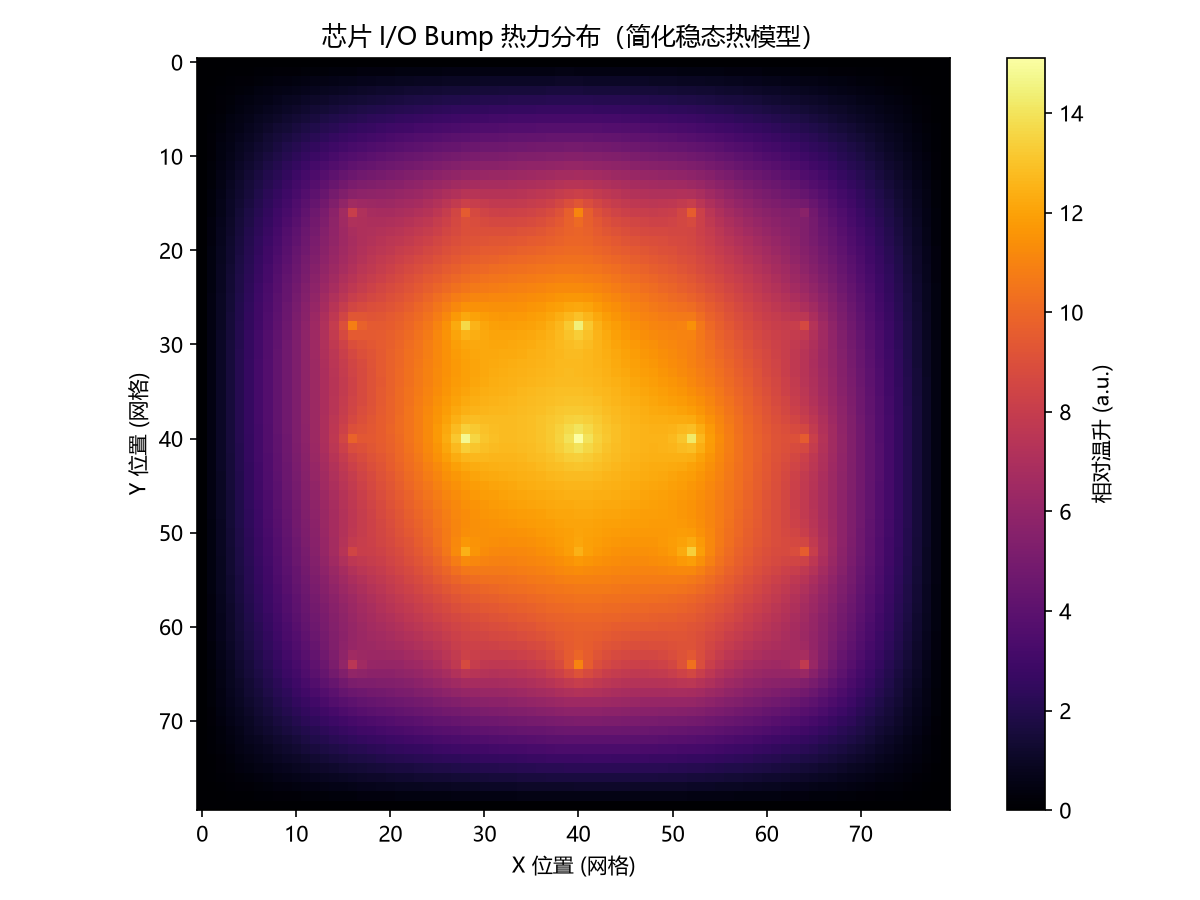

The script that saved this image:
# -*- coding: utf-8 -*-
"""
chip_thermal_map.py
===================
芯片 I/O 热力分布 简化建模（教学/示意级）

说明
----
基于热传导方程对封装散热路径进行了简化建模：
    ∇²T = 0   （2D 稳态热扩散方程，无内热源区）
    在每个 I/O Bump 上叠加一个点热源，四周设为散热边界。

用有限差分迭代（Gauss–Seidel）求解温度场，并用 matplotlib 画出热力色块图。

注意
----
这是定性示意图，不是真实热仿真。真实散热用 ANSYS ICEPAK / COMSOL。
主动承认局限性，展示的是“懂物理建模”，而非“会调库”。

用法
----
    python chip_thermal_map.py
生成 chip_thermal_map.png
"""

from __future__ import annotations

import numpy as np
import matplotlib
import matplotlib.pyplot as plt
from matplotlib import font_manager


def _setup_cjk_font() -> None:
    """尽量选一个支持中文的字体，避免图里中文变方块。

    - Windows: Microsoft YaHei / SimHei
    - Linux/macOS: WenQuanYi / PingFang
    - 都没有就保留默认（图里中文可能显示为方框，但不影响运行）。
    """
    candidates = [
        "Microsoft YaHei", "SimHei", "Noto Sans CJK SC",
        "WenQuanYi Zen Hei", "PingFang SC", "Source Han Sans SC",
    ]
    available = {f.name for f in font_manager.fontManager.ttflist}
    chosen = next((c for c in candidates if c in available), None)
    if chosen:
        matplotlib.rcParams["font.sans-serif"] = [chosen]
    matplotlib.rcParams["axes.unicode_minus"] = False


_setup_cjk_font()


def make_bump_heat_sources(
    grid_size: int,
    n_bumps_x: int,
    n_bumps_y: int,
    heat_values: np.ndarray | None = None,
) -> np.ndarray:
    """生成芯片 I/O Bump 的点热源分布（2D 网格上）。

    Parameters
    ----------
    grid_size : int
        网格边长（正方形网格）。
    n_bumps_x, n_bumps_y : int
        X / Y 方向的 Bump 数量。
    heat_values : np.ndarray | None
        与 Bump 数量等长的热功率数组；为 None 时用随机热功率模拟“负载不均”。

    Returns
    -------
    np.ndarray
        (grid_size, grid_size) 的导热源强度矩阵，非零值仅存在于 Bump 位置。
    """
    if heat_values is None:
        # 随机热功率，模拟多核负载不均衡
        rng = np.random.default_rng(seed=42)
        heat_values = rng.uniform(0.5, 1.5, size=n_bumps_x * n_bumps_y)

    sources = np.zeros((grid_size, grid_size))
    xs = np.linspace(grid_size * 0.2, grid_size * 0.8, n_bumps_x)
    ys = np.linspace(grid_size * 0.2, grid_size * 0.8, n_bumps_y)

    idx = 0
    for y in ys:
        for x in xs:
            # 用整数坐标落点，并做一个小高斯模糊更贴近真实 Bump 热源
            xi, yi = int(round(x)), int(round(y))
            sources[yi, xi] += heat_values[idx]
            idx += 1
    return sources


def solve_steady_state_heat(
    sources: np.ndarray,
    *,
    iterations: int = 12000,
    tol: float = 1e-6,
    alpha: float = 0.9,
) -> np.ndarray:
    """用有限差分 + Gauss–Seidel 迭代求解 2D 稳态热扩散场。

    Boundaries = 固定为环境温度（0°C 相对温升，便于看图）。

    Parameters
    ----------
    sources : np.ndarray
        热源强度矩阵。
    iterations : int
        最大迭代次数。
    tol : float
        收敛阈值（相对残差）。
    alpha : float
        松弛因子（<1 更稳定，>=1 加速但容易振荡）。

    Returns
    -------
    np.ndarray
        相对温升 T（越大越热）。
    """
    grid_size = sources.shape[0]
    T = np.zeros_like(sources, dtype=float)

    for _ in range(iterations):
        T_old = T.copy()

        # 内点：中心 = 四邻域平均 + 热源
        # T[i,j] = (T[i-1,j] + T[i+1,j] + T[i,j-1] + T[i,j+1] + F[i,j]) / 4
        # 边界保持 T=0（强加 Dirichlet 边界：四周散热良好）。
        T[1:-1, 1:-1] = (
            0.25
            * (
                T[0:-2, 1:-1]
                + T[2:, 1:-1]
                + T[1:-1, 0:-2]
                + T[1:-1, 2:]
            )
            + sources[1:-1, 1:-1]
        )
        # 松弛
        T = alpha * T + (1 - alpha) * T_old

        if float(np.max(np.abs(T - T_old))) < tol:
            break

    return T


def main() -> None:
    grid_size = 80
    n_bumps_x, n_bumps_y = 5, 5

    sources = make_bump_heat_sources(grid_size, n_bumps_x, n_bumps_y)
    T = solve_steady_state_heat(sources)

    plt.figure(figsize=(8, 6))
    im = plt.imshow(T, cmap="inferno", origin="upper")
    plt.colorbar(im, label="相对温升 (a.u.)")
    plt.title("芯片 I/O Bump 热力分布（简化稳态热模型）")
    plt.xlabel("X 位置 (网格)")
    plt.ylabel("Y 位置 (网格)")
    plt.tight_layout()
    plt.savefig("chip_thermal_map.png", dpi=150)
    print("[OK] 已生成 chip_thermal_map.png")
    print(f"[INFO] 峰值相对温升 = {T.max():.3f}, 迭代收敛")


if __name__ == "__main__":
    main()
